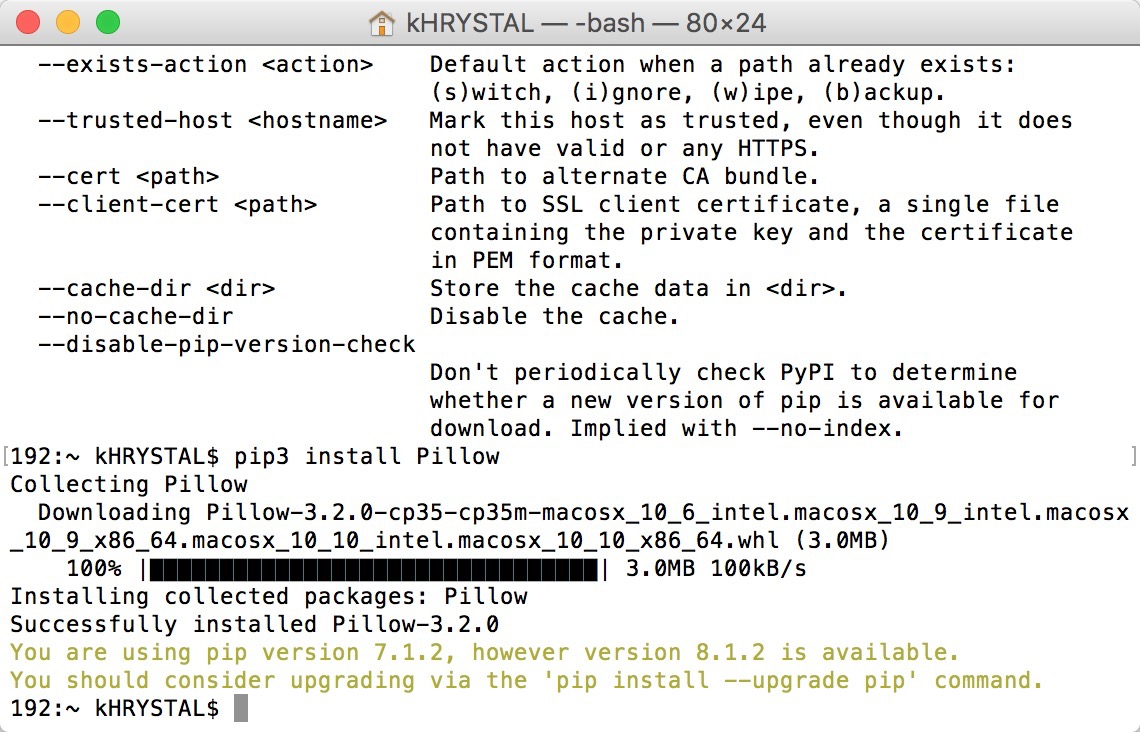
#> input picture 2016/07_module/screenshot01.jpg, 1140 x 732 px
$ python 02_3PL_lib.py
#> lines starting #> are read from the running program, lines starting #| are printed output that depends on the picture
#!/usr/bin/env python3
#-*- coding:utf-8 -*-

'''
在Python中，安装第三方模块，是通过包管理工具pip完成的。

如果你正在使用Mac或Linux，安装pip本身这个步骤就可以跳过了。

如果你正在使用Windows，请参考安装Python一节的内容，确保安装时勾选了pip和Add python.exe to Path。

在命令提示符窗口下尝试运行pip，如果Windows提示未找到命令，可以重新运行安装程序添加pip。

注意：Mac或Linux上有可能并存Python 3.x和Python 2.x，因此对应的pip命令是pip3。

现在，让我们来安装一个第三方库——Python Imaging Library，这是Python下非常强大的处理图像的工具库。不过，PIL目前只支持到Python 2.7，并且有年头没有更新了，因此，基于PIL的Pillow项目开发非常活跃，并且支持最新的Python 3。

一般来说，第三方库都会在Python官方的pypi.python.org网站注册，要安装一个第三方库，必须先知道该库的名称，可以在官网或者pypi上搜索，比如Pillow的名称叫Pillow，因此，安装Pillow的命令就是：

pip install Pillow
耐心等待下载并安装后，就可以使用Pillow了。
'''

from PIL import Image

im = Image.open('screenshot01.jpg')
#> im is the input picture: PIL image 1140x732 RGB; mean R, G, B 232, 231.9, 230.4
print(im.format,im.size,im.mode)
#| JPEG (1140, 732) RGB
#Image.open(r'D:\path\to\test.jpg')
im.thumbnail((200,100))
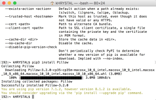
#> im: PIL image 156x100 RGB; mean R, G, B 231.6, 231.5, 230
im.save('thumb.jpg','JPEG')

'''
当我们试图加载一个模块时，Python会在指定的路径下搜索对应的.py文件，如果找不到，就会报错：

>>> import mymodule
Traceback (most recent call last):
  File "<stdin>", line 1, in <module>
ImportError: No module named mymodule
'''
#默认情况下，Python解释器会搜索当前目录、所有已安装的内置模块和第三方模块，搜索路径存放在sys模块的path变量中
import sys
print(sys.path)

'''
一是直接修改sys.path，添加要搜索的目录：

>>> import sys
>>> sys.path.append('/Users/michael/my_py_scripts')
这种方法是在运行时修改，运行结束后失效。

第二种方法是设置环境变量PYTHONPATH，该环境变量的内容会被自动添加到模块搜索路径中。设置方式与设置Path环境变量类似。注意只需要添加你自己的搜索路径，Python自己本身的搜索路径不受影响
'''
